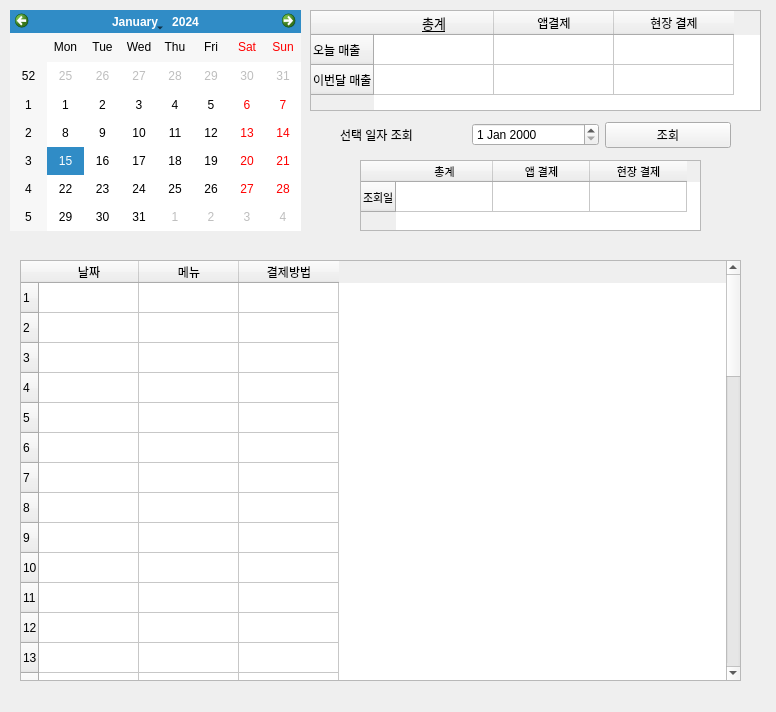
<?xml version="1.0" encoding="UTF-8"?>
<ui version="4.0">
 <class>Form</class>
 <widget class="QWidget" name="Form">
  <property name="geometry">
   <rect>
    <x>0</x>
    <y>0</y>
    <width>776</width>
    <height>712</height>
   </rect>
  </property>
  <property name="minimumSize">
   <size>
    <width>776</width>
    <height>712</height>
   </size>
  </property>
  <property name="maximumSize">
   <size>
    <width>776</width>
    <height>712</height>
   </size>
  </property>
  <property name="windowTitle">
   <string>Form</string>
  </property>
  <widget class="QWidget" name="widget" native="true">
   <property name="geometry">
    <rect>
     <x>0</x>
     <y>0</y>
     <width>771</width>
     <height>691</height>
    </rect>
   </property>
   <widget class="QWidget" name="gridLayoutWidget">
    <property name="geometry">
     <rect>
      <x>340</x>
      <y>120</y>
      <width>391</width>
      <height>31</height>
     </rect>
    </property>
    <layout class="QGridLayout" name="gridLayout">
     <item row="0" column="0">
      <widget class="QLabel" name="label_2">
       <property name="text">
        <string>선택 일자 조회</string>
       </property>
      </widget>
     </item>
     <item row="0" column="3">
      <widget class="QPushButton" name="acc_select_search">
       <property name="text">
        <string>조회</string>
       </property>
      </widget>
     </item>
     <item row="0" column="1">
      <widget class="QDateEdit" name="dateEdit_2"/>
     </item>
    </layout>
   </widget>
   <widget class="QTableWidget" name="acc_upper">
    <property name="geometry">
     <rect>
      <x>310</x>
      <y>10</y>
      <width>451</width>
      <height>101</height>
     </rect>
    </property>
    <attribute name="horizontalHeaderDefaultSectionSize">
     <number>120</number>
    </attribute>
    <attribute name="horizontalHeaderMinimumSectionSize">
     <number>30</number>
    </attribute>
    <row>
     <property name="text">
      <string>오늘 매출</string>
     </property>
    </row>
    <row>
     <property name="text">
      <string>이번달 매출</string>
     </property>
    </row>
    <column>
     <property name="text">
      <string>총계</string>
     </property>
     <property name="font">
      <font>
       <family>Adobe Arabic</family>
       <pointsize>10</pointsize>
       <underline>true</underline>
      </font>
     </property>
    </column>
    <column>
     <property name="text">
      <string>앱결제</string>
     </property>
    </column>
    <column>
     <property name="text">
      <string>현장 결제</string>
     </property>
    </column>
   </widget>
   <widget class="QCalendarWidget" name="calendarWidget">
    <property name="geometry">
     <rect>
      <x>10</x>
      <y>10</y>
      <width>291</width>
      <height>221</height>
     </rect>
    </property>
   </widget>
   <widget class="QTableWidget" name="acc_main">
    <property name="geometry">
     <rect>
      <x>20</x>
      <y>260</y>
      <width>721</width>
      <height>421</height>
     </rect>
    </property>
    <property name="lineWidth">
     <number>1</number>
    </property>
    <property name="iconSize">
     <size>
      <width>0</width>
      <height>0</height>
     </size>
    </property>
    <row>
     <property name="text">
      <string>1</string>
     </property>
    </row>
    <row>
     <property name="text">
      <string>2</string>
     </property>
    </row>
    <row>
     <property name="text">
      <string>3</string>
     </property>
    </row>
    <row>
     <property name="text">
      <string>4</string>
     </property>
    </row>
    <row>
     <property name="text">
      <string>5</string>
     </property>
    </row>
    <row>
     <property name="text">
      <string>6</string>
     </property>
    </row>
    <row>
     <property name="text">
      <string>7</string>
     </property>
    </row>
    <row>
     <property name="text">
      <string>8</string>
     </property>
    </row>
    <row>
     <property name="text">
      <string>9</string>
     </property>
    </row>
    <row>
     <property name="text">
      <string>10</string>
     </property>
    </row>
    <row>
     <property name="text">
      <string>11</string>
     </property>
    </row>
    <row>
     <property name="text">
      <string>12</string>
     </property>
    </row>
    <row>
     <property name="text">
      <string>13</string>
     </property>
    </row>
    <row>
     <property name="text">
      <string>14</string>
     </property>
    </row>
    <row>
     <property name="text">
      <string>15</string>
     </property>
    </row>
    <row>
     <property name="text">
      <string>16</string>
     </property>
    </row>
    <row>
     <property name="text">
      <string>17</string>
     </property>
    </row>
    <row>
     <property name="text">
      <string>18</string>
     </property>
    </row>
    <row>
     <property name="text">
      <string>19</string>
     </property>
    </row>
    <row>
     <property name="text">
      <string>20</string>
     </property>
    </row>
    <row>
     <property name="text">
      <string>21</string>
     </property>
    </row>
    <row>
     <property name="text">
      <string>22</string>
     </property>
    </row>
    <row>
     <property name="text">
      <string>23</string>
     </property>
    </row>
    <row>
     <property name="text">
      <string>24</string>
     </property>
    </row>
    <row>
     <property name="text">
      <string>25</string>
     </property>
    </row>
    <row>
     <property name="text">
      <string>26</string>
     </property>
    </row>
    <row>
     <property name="text">
      <string>27</string>
     </property>
    </row>
    <row>
     <property name="text">
      <string>28</string>
     </property>
    </row>
    <row>
     <property name="text">
      <string>29</string>
     </property>
    </row>
    <row>
     <property name="text">
      <string>30</string>
     </property>
    </row>
    <row>
     <property name="text">
      <string>31</string>
     </property>
    </row>
    <row>
     <property name="text">
      <string>32</string>
     </property>
    </row>
    <row>
     <property name="text">
      <string>33</string>
     </property>
    </row>
    <row>
     <property name="text">
      <string>34</string>
     </property>
    </row>
    <row>
     <property name="text">
      <string>35</string>
     </property>
    </row>
    <row>
     <property name="text">
      <string>36</string>
     </property>
    </row>
    <row>
     <property name="text">
      <string>37</string>
     </property>
    </row>
    <row>
     <property name="text">
      <string>38</string>
     </property>
    </row>
    <row>
     <property name="text">
      <string>39</string>
     </property>
    </row>
    <row>
     <property name="text">
      <string>40</string>
     </property>
    </row>
    <row>
     <property name="text">
      <string>41</string>
     </property>
    </row>
    <row>
     <property name="text">
      <string>42</string>
     </property>
    </row>
    <row>
     <property name="text">
      <string>43</string>
     </property>
    </row>
    <row>
     <property name="text">
      <string>44</string>
     </property>
    </row>
    <row>
     <property name="text">
      <string>45</string>
     </property>
    </row>
    <row>
     <property name="text">
      <string>46</string>
     </property>
    </row>
    <row>
     <property name="text">
      <string>47</string>
     </property>
    </row>
    <row>
     <property name="text">
      <string>48</string>
     </property>
    </row>
    <row>
     <property name="text">
      <string>49</string>
     </property>
    </row>
    <row>
     <property name="text">
      <string>50</string>
     </property>
    </row>
    <column>
     <property name="text">
      <string>날짜</string>
     </property>
    </column>
    <column>
     <property name="text">
      <string>메뉴</string>
     </property>
    </column>
    <column>
     <property name="text">
      <string>결제방법</string>
     </property>
    </column>
   </widget>
   <widget class="QTableWidget" name="acc_day_table">
    <property name="geometry">
     <rect>
      <x>360</x>
      <y>160</y>
      <width>341</width>
      <height>71</height>
     </rect>
    </property>
    <property name="font">
     <font>
      <pointsize>8</pointsize>
     </font>
    </property>
    <attribute name="horizontalHeaderDefaultSectionSize">
     <number>97</number>
    </attribute>
    <row>
     <property name="text">
      <string>조회일</string>
     </property>
    </row>
    <column>
     <property name="text">
      <string>총계</string>
     </property>
    </column>
    <column>
     <property name="text">
      <string>앱 결제</string>
     </property>
    </column>
    <column>
     <property name="text">
      <string>현장 결제</string>
     </property>
    </column>
   </widget>
  </widget>
 </widget>
 <resources/>
 <connections/>
</ui>
